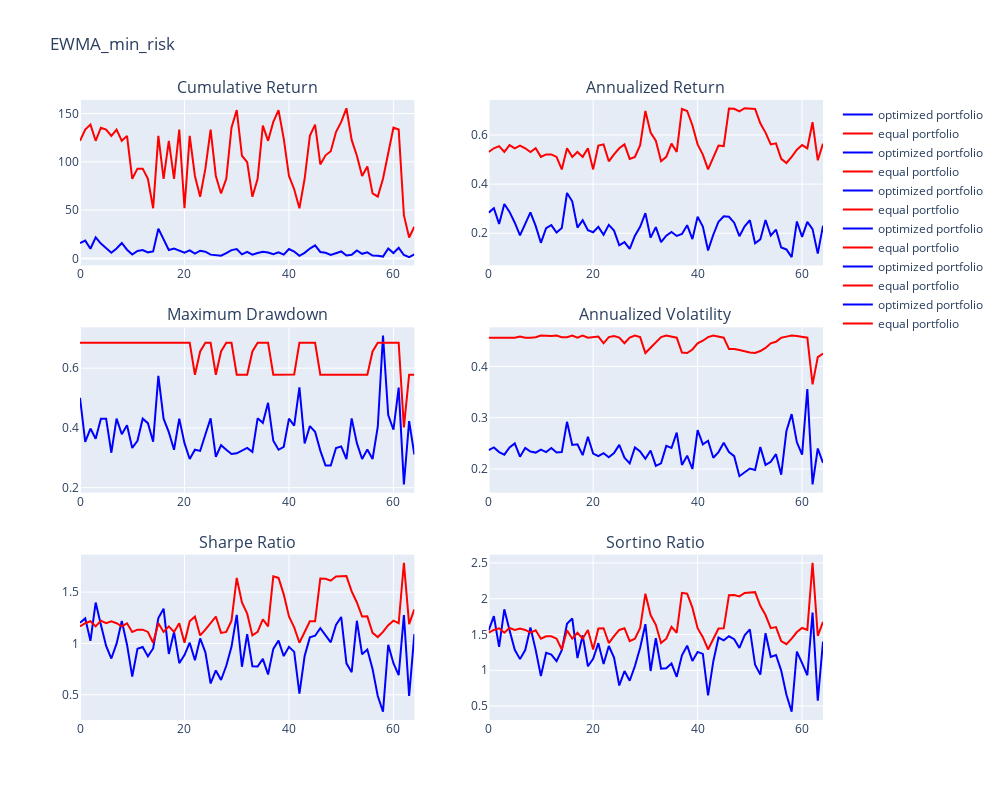

The cell this chart's notebook holds for it:
### Code cell
import plotly.graph_objects as go
from plotly.subplots import make_subplots

# Define the titles for the subplots
titles = [
    "Cumulative Return",
    "Annualized Return",
    "Maximum Drawdown",
    "Annualized Volatility",
    "Sharpe Ratio",
    "Sortino Ratio"
]

# Create subplots
fig = make_subplots(rows=3, cols=2, subplot_titles=titles, vertical_spacing=0.1)

# Define the colors for equal and optimized portfolios
equal_color = "red"
optimized_color = "blue"

# Loop through the subplots
k = 0
for i in range(1, 4):
    for j in range(1, 3):
        pf = np.array(final_results["EWMA_EWMA_min_risk"])[:, k, 0]
        eq = np.array(final_results["EWMA_EWMA_min_risk"])[:, k, 1]
        x = np.arange(pf.shape[0])

        # Add traces to the subplot with the specified colors
        fig.add_trace(go.Scatter(x=x, y=pf, name="optimized portfolio", line=dict(color=optimized_color)), row=i, col=j)
        fig.add_trace(go.Scatter(x=x, y=eq, name="equal portfolio", line=dict(color=equal_color)), row=i, col=j)

        k += 1

# Update subplot layout
fig.update_layout(
    title="EWMA_min_risk",
    showlegend=True,
    height=800,
    width=1000,
)

# Show the plot
fig.show()
